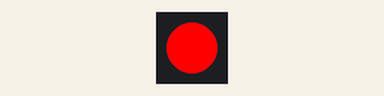
Recording of a sketch running on a simulated Arduino Uno, built with avr-gcc and run on an emulated ATmega328P. On the bench: 1 RGB LEDs in strip order, left to right.

Above: at 0.5 s.
At 1.5 s:
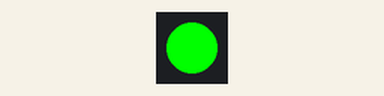
At 2.5 s:
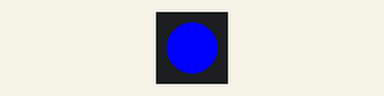
At 4.5 s:
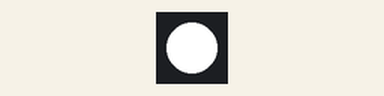
Timing chart, 0 to 6.5 s (numbered marks = the images above):
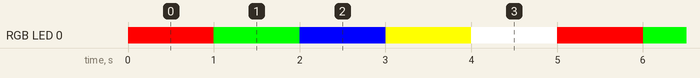

The sketch:

Simple_NeoPixel.ino
```cpp
#include <Adafruit_NeoPixel.h> // 사용하기 전 라이브러리 설치 필수

int led = 11; // 11번 Pin을 +로 사용

// 첫 번째 led 사용, 11번 pin 사용
Adafruit_NeoPixel pixels(1, led, NEO_GRB + NEO_KHZ800);

void setup() {
  pixels.begin();
}

void loop() {
  pixels.setPixelColor(0, 255, 0, 0);     // 빨간색
  pixels.show();
  delay(1000);                            // 1초간 딜레이
  pixels.setPixelColor(0, 0, 255, 0);     // 초록색
  pixels.show();
  delay(1000);                            // 1초간 딜레이
  pixels.setPixelColor(0, 0, 0, 255);     // 파란색
  pixels.show();
  delay(1000);                            // 1초간 딜레이
  pixels.setPixelColor(0, 255, 255, 0);   // 노란색
  pixels.show();
  delay(1000);                            // 1초간 딜레이
  pixels.setPixelColor(0, 255, 255, 255); // 흰색
  pixels.show();
  delay(1000);                            // 1초간 딜레이
}
```

Measured:
- by itself, RGB LED 0: repeats every 5.0 s: RGB(0, 255, 0) 1.0 s, RGB(0, 0, 255) 1.0 s, RGB(255, 255, 0) 1.0 s, RGB(255, 255, 255) 1.0 s, RGB(255, 0, 0) 1.0 s
- by itself, everything shown: repeats every 5.0 s, in 5 steps
